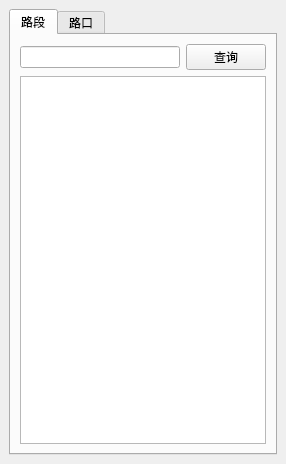
<?xml version="1.0" encoding="UTF-8"?>
<ui version="4.0">
 <class>ridListDockWidget</class>
 <widget class="QDockWidget" name="ridListDockWidget">
  <property name="geometry">
   <rect>
    <x>0</x>
    <y>0</y>
    <width>286</width>
    <height>464</height>
   </rect>
  </property>
  <property name="windowTitle">
   <string>RID列表</string>
  </property>
  <widget class="QWidget" name="dockWidgetContents">
   <layout class="QGridLayout" name="gridLayout">
    <item row="0" column="0">
     <widget class="QTabWidget" name="tabWidget">
      <property name="currentIndex">
       <number>0</number>
      </property>
      <widget class="QWidget" name="tab">
       <attribute name="title">
        <string>路段</string>
       </attribute>
       <layout class="QGridLayout" name="gridLayout">
        <item row="0" column="0">
         <widget class="QLineEdit" name="lineEdit"/>
        </item>
        <item row="0" column="1">
         <widget class="QPushButton" name="pushButton">
          <property name="text">
           <string>查询</string>
          </property>
         </widget>
        </item>
        <item row="1" column="0" colspan="2">
         <widget class="QListWidget" name="listWidget1"/>
        </item>
       </layout>
      </widget>
      <widget class="QWidget" name="tab_2">
       <attribute name="title">
        <string>路口</string>
       </attribute>
       <layout class="QGridLayout" name="gridLayout">
        <item row="0" column="0">
         <widget class="QListWidget" name="listWidget2"/>
        </item>
       </layout>
      </widget>
     </widget>
    </item>
   </layout>
  </widget>
 </widget>
 <resources/>
 <connections/>
</ui>
